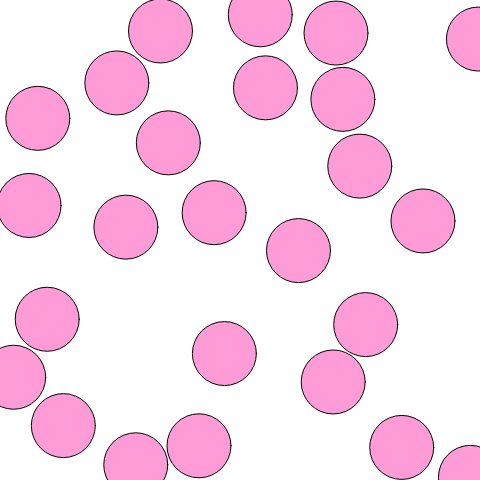
Frame 1 (no input)
Frame 60 (no input): identical to frame 1, image omitted
Frame 120 (the mouse pressed at the canvas centre since frame 60): identical to frame 1, image omitted

The p5.js sketch that drew this single still picture (run headless with seeded random() and noise() and a simulated clock; from frame 60 on, the mouse is pressed at the canvas centre):

// p5.js sketch
// ── sketch.js
var circles = [];

function setup() {
  createCanvas (480, 480);
  
  while (circles.length < 25) {
  //for (var i = 0; i < 50; i++) {
    var circle = {
      x: random(width),
      y: random(height),
      r: 32
    };
    
    var overlapping = false;
    for (var j = 0; j < circles.length; j++) {
      var other = circles[j];
      var d = dist(circle.x, circle.y, other.x, other.y);
      if (d <circle.r + other.r){
        overlapping = true;
        break;
      }
    }
    
    if (!overlapping) {
      circles.push(circle);
    }
  }  
    
    for (var i = 0; i < circles.length; i++) {
      fill(255, 0, 150, 100);
      ellipse(circles[i].x, circles[i].y, circles[i].r*2, circles[i].r*2);
    }
}

function draw() {
  
}
